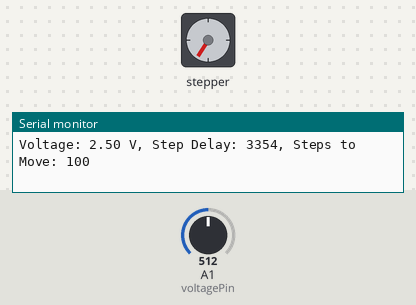
This sketch was run on a simulated Arduino Uno, built with avr-gcc and run on an emulated ATmega328P. On the bench: stepper motor, the last lines printed to the serial monitor. Wiring (inferred from the names in the program): stepper motor driver (200 steps per turn assumed): step pin 3; direction pin 2. Inputs (shaded band) come from the test bench; at power-on: A1 (voltagePin) = 512.

Above: at 1.2 s.
1.3 s: A1 (voltagePin) set to 490
At 1.66 s:
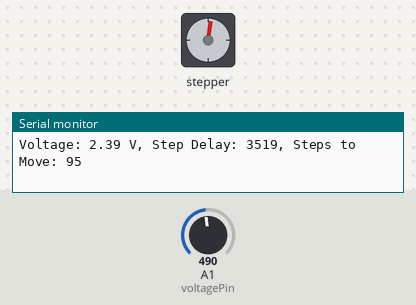
4.3 s: A1 (voltagePin) set to 716
At 4.69 s:
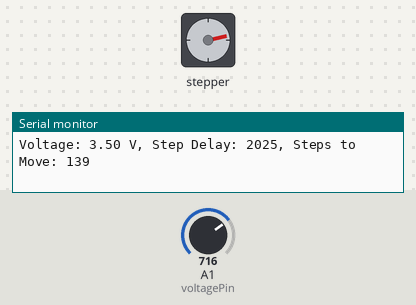
7.3 s: A1 (voltagePin) set to 0
At 8.7 s:
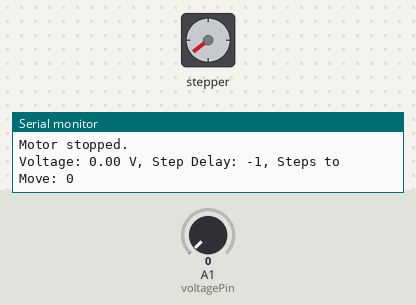
Timing chart, 0 to 10.3 s (numbered marks = the images above; inputs shaded):
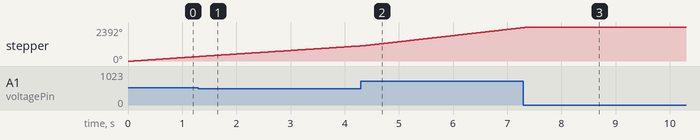

The sketch:

W8_Arduino_script.ino
```cpp
#include <Arduino.h>

// Pin definitions
const int voltagePin = A1;    // Analog pin to read voltage from the robot controller
const int stepPin = 3;        // Digital pin to send step pulses to the stepper motor
const int dirPin = 2;         // Digital pin to control motor direction (manually set)

// Constants for the voltage range and step delay range
const float minVoltage = 0.1;      // Minimum voltage (0.1V to avoid log(0))
const float maxVoltage = 5.0;      // Maximum voltage (5V)
const int maxStepDelay = 10000;     // Maximum delay (slowest speed)
const int minStepDelay = 500;      // Minimum delay (fastest speed)

// Motor configuration
const int stepsPerRevolution = 200;  // Number of steps per revolution for the stepper motor
int stepsToMove = 0;                 // Number of steps to move based on voltage

// Threshold to stop the motor when the voltage is close to 0V
const float stopThreshold = 0.1;   // Voltage below this will stop the motor

// Timer variables for controlling motor pulses and analog reads
unsigned long lastStepTime = 0;        // Last time the motor was stepped
unsigned long lastAnalogReadTime = 0;  // Last time the analog value was read
unsigned long analogReadInterval = 100; // Interval for reading analog input in milliseconds

// Variables
int stepDelay = 0;

void setup() {
  // Initialize pins
  pinMode(stepPin, OUTPUT);
  pinMode(dirPin, OUTPUT);      // Manually set direction pin
  pinMode(voltagePin, INPUT);

  // Serial for debugging
  Serial.begin(9600);

  // Set default motor direction (HIGH for clockwise, LOW for counterclockwise)
  digitalWrite(dirPin, HIGH);   // You can change this to LOW to reverse the direction
}

void loop() {
  // Get current time in milliseconds
  unsigned long currentTime = millis();

  // Read analog value at defined intervals (e.g., every 100 ms)
  if (currentTime - lastAnalogReadTime >= analogReadInterval) {
    lastAnalogReadTime = currentTime;

    // Read the voltage value from the analog pin (0 to 1023)
    int analogValue = analogRead(voltagePin);

    // Convert the analog value (0-1023) to voltage (0-5V)
    float voltage = (analogValue / 1023.0) * 5.0;

    // Stop motor if voltage is below the threshold
    if (voltage < stopThreshold) {
      stepDelay = -1;  // Special case: -1 means the motor should stop
      stepsToMove = 0; // No steps to move if voltage is too low
    } else {
      // Logarithmic interpolation to calculate step delay based on voltage
      float logScale = log(voltage + 1); // Shifted to avoid log(0) issues
      float maxLogScale = log(maxVoltage + 1);
      stepDelay = maxStepDelay - (logScale / maxLogScale) * (maxStepDelay - minStepDelay);

      // Calculate steps to move based on the voltage value (e.g., assume 1 revolution max at 5V)
      stepsToMove = (voltage / maxVoltage) * stepsPerRevolution;  // Scale steps to move based on voltage
    }

    // Output the step delay, steps to move, and voltage for debugging purposes
    Serial.print("Voltage: ");
    Serial.print(voltage);
    Serial.print(" V, Step Delay: ");
    Serial.print(stepDelay);
    Serial.print(", Steps to Move: ");
    Serial.println(stepsToMove);
  }

  // Step the motor at intervals defined by stepDelay
  if (stepDelay > 0 && stepsToMove > 0) {
    if (currentTime - lastStepTime >= stepDelay / 1000) {  // Convert stepDelay to milliseconds
      lastStepTime = currentTime;

      // Step the motor
      digitalWrite(stepPin, HIGH);
      delayMicroseconds(stepDelay);  // Time between each pulse
      digitalWrite(stepPin, LOW);
      delayMicroseconds(stepDelay);

      // Decrease the number of steps left to move
      stepsToMove--;
    }
  } else if (stepDelay == -1) {
    // Motor stopped, no steps will be executed
    Serial.println("Motor stopped.");
  }
}
```
